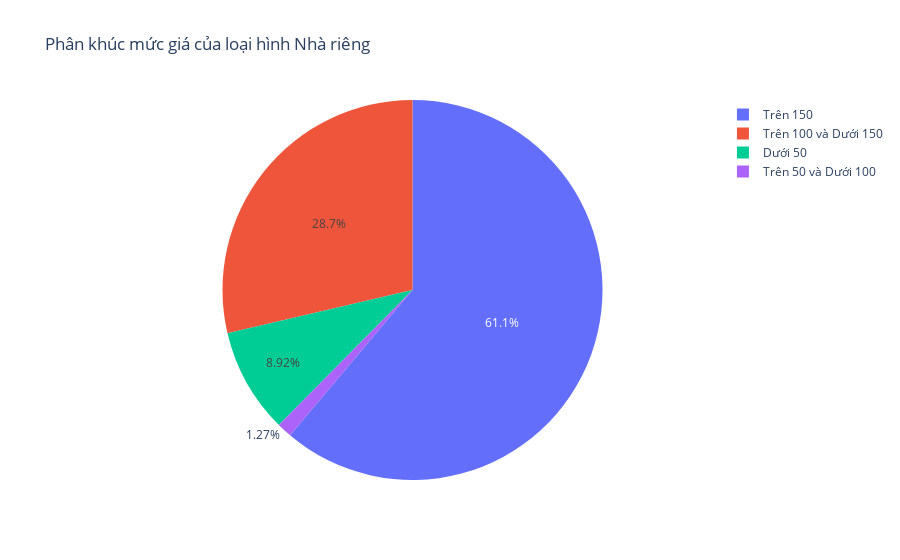

Notebook code for this chart:
### Code cell
import plotly.express as px

data_to_plot = {
    "Phân khúc": ["Dưới 50", "Trên 50 và Dưới 100", "Trên 100 và Dưới 150", "Trên 150"],
    "Phần trăm": [num_price1, num_price2, num_price3, num_price4]
}

# Tạo biểu đồ tròn
fig = px.pie(
    data_to_plot, 
    names="Phân khúc", 
    values="Phần trăm", 
    title="Phân khúc mức giá của loại hình " + type
)

# Hiển thị biểu đồ
fig.show()

### Figure 1 — Plotly figure (JSON) as saved in the notebook; plotly's stock layout.template omitted (floating-point values rounded to 4 significant figures)
{"data": [{"domain": {"x": [0, 1], "y": [0, 1]}, "hovertemplate": "Phân khúc=%{label}<br>Phần trăm=%{value}<extra></extra>", "labels": ["Dưới 50", "Trên 50 và Dưới 100", "Trên 100 và Dưới 150", "Trên 150"], "legendgroup": "", "name": "", "showlegend": true, "type": "pie", "values": [8.917, 1.274, 28.66, 61.15]}], "layout": {"legend": {"tracegroupgap": 0}, "title": {"text": "Phân khúc mức giá của loại hình Nhà riêng"}}}
